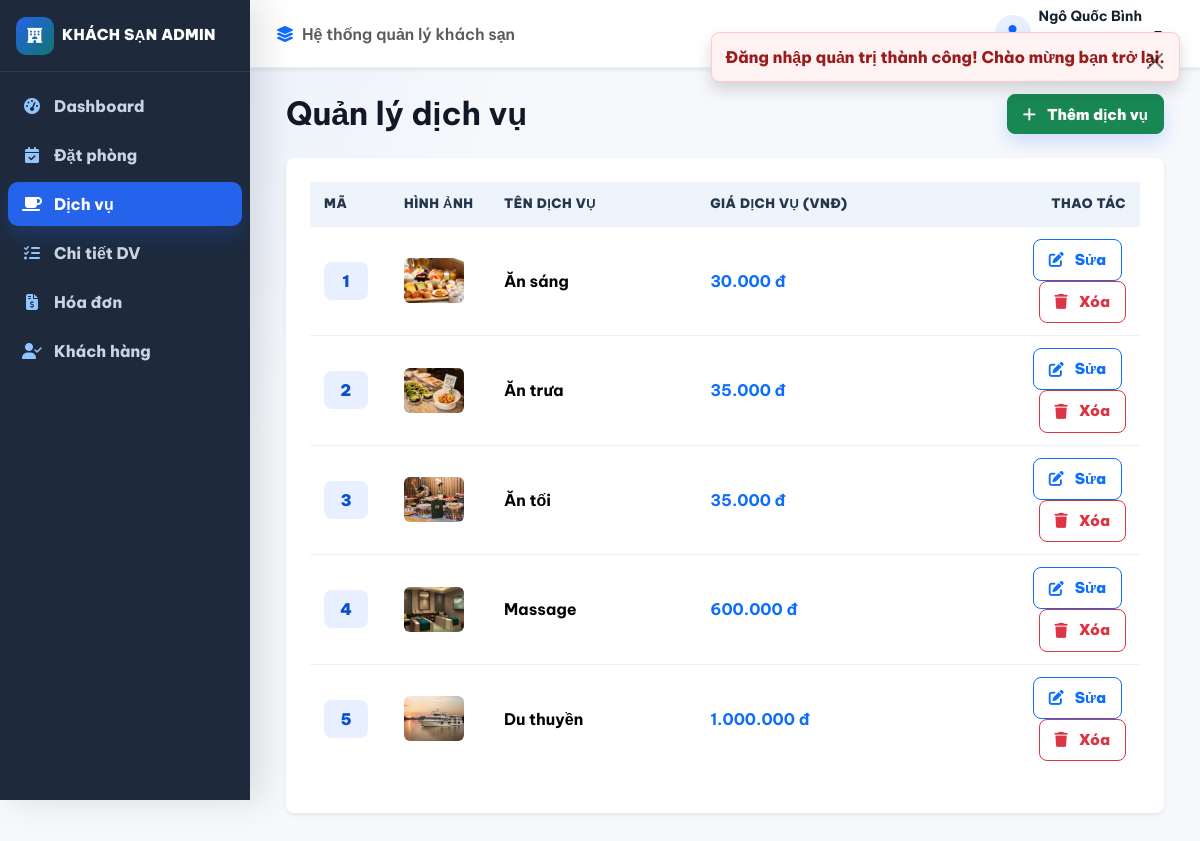
Screenshot of /admin/index.php?c=dich-vu (signed in) with the database file from the repository.
### tables this page shows
CREATE TABLE NHANVIEN
(
    MaNhanVien INT AUTO_INCREMENT PRIMARY KEY,
    Username VARCHAR(20),
    `Password` VARCHAR(255),
    TenNhanVien VARCHAR(100),
    NgaySinh DATE,
    CMND VARCHAR(20),
    NgayVaoLam DATE,
    MaChucVu INT,
    UNIQUE KEY uq_staff_username (Username),
    CONSTRAINT FK_NHANVIEN_CHUCVU 
        FOREIGN KEY (MaChucVu) REFERENCES CHUCVU(MaChucVu)
);

CREATE TABLE DICHVU
(
    MaDichVu INT AUTO_INCREMENT PRIMARY KEY,
    TenDichVu VARCHAR(50),
    GiaDichVu INT,
    HinhAnh VARCHAR(255)
);

### controllers/admin/DichVuController.php (called while the page is built, shortened)
<?php
require_once __DIR__ . '/../../config/auth.php';
require_once __DIR__ . '/../../config/helpers.php';
require_once __DIR__ . '/../../models/DichVuModel.php';
class DichVuController {
    public function list(): void {
        Auth::requirePermission('DICH_VU');
        $items = DichVuModel::getAll();
        render_admin_view('dich-vu/list', [
            'title' => 'Quản lý dịch vụ',
            'items' => $items
        ]);
    }
}

### config/auth.php (called while the page is built, shortened)
<?php
require_once __DIR__ . '/database.php';
require_once __DIR__ . '/helpers.php';
class Auth {
    public static function isAdminLoggedIn(): bool {
        static $checked = false;
        if (!$checked) {
            $checked = true;
            $stmt = getDB()->prepare('SELECT nv.*, cv.TenChucVu FROM NHANVIEN nv LEFT JOIN CHUCVU cv ON cv.MaChucVu = nv.MaChucVu WHERE MaNhanVien = ?');
            $stmt->execute([$_SESSION['admin_user']['id']]);
        }
        return true;
    }
    public static function hasPermission(string $permission): bool {
        $perms = $_SESSION['admin_permissions'] ?? [];
        return in_array($permission, $perms);
    }
    public static function requireAdminLogin(): void {
        if (!self::isAdminLoggedIn()) {
            set_flash('danger', 'Vui lòng đăng nhập để tiếp tục.');
            redirect(admin_url('c=auth&a=login'));
        }
    }
    public static function requirePermission(string $permission): void {
        self::requireAdminLogin();
    }
}

### config/database.php (called while the page is built, shortened)
<?php
class Database {
    private static ?PDO $instance = null;
    public static function getConnection(): PDO {
        if (self::$instance === null) {
            $dsn = 'mysql:host=' . (getenv('HOTEL_DB_HOST') ?: self::DB_HOST)
                . ';port=' . (getenv('HOTEL_DB_PORT') ?: self::DB_PORT)
                . ';dbname=' . (getenv('HOTEL_DB_NAME') ?: self::DB_NAME) . ';charset=utf8mb4';
            $options = [
                PDO::ATTR_ERRMODE            => PDO::ERRMODE_EXCEPTION,
                PDO::ATTR_DEFAULT_FETCH_MODE => PDO::FETCH_ASSOC,
                PDO::ATTR_EMULATE_PREPARES   => false,
                PDO::MYSQL_ATTR_INIT_COMMAND => "SET NAMES utf8mb4"
            ];
            try {
                self::$instance = new PDO($dsn, getenv('HOTEL_DB_USER') ?: self::DB_USER, getenv('HOTEL_DB_PASS') ?: self::DB_PASS, $options);
                self::$instance->exec("SET time_zone = '+07:00'");
                self::$instance->exec('SET SESSION TRANSACTION ISOLATION LEVEL READ COMMITTED');
            } catch (PDOException $e) {
                error_log($e->getMessage());
                throw new RuntimeException('Không thể kết nối cơ sở dữ liệu. Vui lòng kiểm tra cấu hình máy chủ.');
            }
        }
        return self::$instance;
    }
}
function getDB(): PDO {
    return Database::getConnection();
}

### models/DichVuModel.php (called while the page is built, shortened)
<?php
class DichVuModel extends BaseModel {
    public static function getAll(): array {
        $db = self::db();
        return $db->query("SELECT * FROM DICHVU ORDER BY MaDichVu ASC")->fetchAll();
    }
}

### views/admin/dich-vu/list.php (the view, shortened to what this page needs)
<div class="container admin-wide my-4">
    <div class="d-flex justify-content-between align-items-center mb-4">
        <h1 class="fw-bold mb-0">Quản lý dịch vụ</h1>
        <a href="<?= e(admin_url('c=dich-vu&a=add')) ?>" class="btn btn-success">
            <i class="fa-solid fa-plus me-1"></i> Thêm dịch vụ
        </a>
    </div>
    <div class="card admin-panel border-0 shadow-sm p-4">
        <table class="table admin-table align-middle">
            <thead>
                <tr>
                    <th style="width: 80px;">Mã</th>
                    <th style="width: 100px;">Hình ảnh</th>
                    <th>Tên dịch vụ</th>
                    <th>Giá dịch vụ (VNĐ)</th>
                    <th class="text-end" style="width: 160px;">Thao tác</th>
                </tr>
            </thead>
            <tbody>
                <?php if (!empty($items)): ?>
                    <?php foreach ($items as $item): ?>
                        <tr>
                            <td><span class="id-badge"><?= e($item['MaDichVu']) ?></span></td>
                            <td>
                                <?php if (!empty($item['HinhAnh'])): ?>
                                    <img src="<?= e(asset($item['HinhAnh'])) ?>" alt="Dich vu" style="width: 60px; height: 45px; object-fit: cover; border-radius: 6px;">
                                <?php else: ?>
                                    <span class="text-muted small">Không có ảnh</span>
                                <?php endif; ?>
                            </td>
                            <td class="fw-bold fs-6"><?= e($item['TenDichVu']) ?></td>
                            <td class="text-primary fw-bold"><?= format_currency($item['GiaDichVu']) ?></td>
                            <td class="text-end">
                                <a class="btn btn-sm btn-outline-primary me-1" href="<?= e(admin_url('c=dich-vu&a=edit&id=' . $item['MaDichVu'])) ?>">
                                    <i class="fa-solid fa-pen-to-square me-1"></i>Sửa
                                </a>
                                <form method="POST" action="<?= e(admin_url('c=dich-vu&a=delete&id=' . $item['MaDichVu'])) ?>" class="action-form" onsubmit="return confirm('Bạn có chắc muốn xóa dịch vụ này?')"><?= csrf_field() ?><button type="submit" class="btn btn-sm btn-outline-danger" >
                                    <i class="fa-solid fa-trash me-1"></i>Xóa
                                </button></form>
                            </td>
                        </tr>
                    <?php endforeach; ?>
                <?php else: ?>
                    <tr>
                        <td colspan="5" class="text-center py-4 text-muted">Chưa có dịch vụ nào.</td>
                    </tr>
                <?php endif; ?>
            </tbody>
        </table>
    </div>
</div>

### views/admin/layouts/nav.php (shortened to what this page needs)
<?php
require_once __DIR__ . '/../../../config/auth.php';
$currentC = $_GET['c'] ?? 'dashboard';
?>
<div class="admin-shell">
    <aside class="admin-sidebar">
        <a class="admin-brand d-flex align-items-center gap-2 px-3 py-3" href="<?= e(admin_url('c=dashboard')) ?>">
            <span class="brand-icon"><i class="fa-solid fa-hotel"></i></span>
            <span>KHÁCH SẠN ADMIN</span>
        </a>
        <nav class="admin-menu px-2">
            <?php if (Auth::hasPermission('DASHBOARD')): ?>
            <a class="admin-menu-link <?= ($currentC === 'dashboard') ? 'active' : '' ?>" href="<?= e(admin_url('c=dashboard')) ?>">
                <i class="fa-solid fa-gauge-high"></i>
                <span>Dashboard</span>
            </a>
            <?php endif; ?>
            <?php if (Auth::hasPermission('DAT_PHONG')): ?>
            <a class="admin-menu-link <?= ($currentC === 'dat-phong') ? 'active' : '' ?>" href="<?= e(admin_url('c=dat-phong')) ?>">
                <i class="fa-solid fa-calendar-check"></i>
                <span>Đặt phòng</span>
            </a>
            <?php endif; ?>
            <?php if (Auth::hasPermission('DICH_VU')): ?>
            <a class="admin-menu-link <?= ($currentC === 'dich-vu') ? 'active' : '' ?>" href="<?= e(admin_url('c=dich-vu')) ?>">
                <i class="fa-solid fa-mug-saucer"></i>
                <span>Dịch vụ</span>
            </a>
            <?php endif; ?>
            <?php if (Auth::hasPermission('CT_DICH_VU')): ?>
            <a class="admin-menu-link <?= ($currentC === 'ct-dich-vu') ? 'active' : '' ?>" href="<?= e(admin_url('c=ct-dich-vu')) ?>">
                <i class="fa-solid fa-list-check"></i>
                <span>Chi tiết DV</span>
            </a>
            <?php endif; ?>
            <?php if (Auth::hasPermission('HOA_DON')): ?>
            <a class="admin-menu-link <?= ($currentC === 'hoa-don') ? 'active' : '' ?>" href="<?= e(admin_url('c=hoa-don')) ?>">
                <i class="fa-solid fa-file-invoice-dollar"></i>
                <span>Hóa đơn</span>
            </a>
            <?php endif; ?>
            <?php if (Auth::hasPermission('KHACH_HANG')): ?>
            <a class="admin-menu-link <?= ($currentC === 'khach-hang') ? 'active' : '' ?>" href="<?= e(admin_url('c=khach-hang')) ?>">
                <i class="fa-solid fa-user-check"></i>
                <span>Khách hàng</span>
            </a>
            <?php endif; ?>
        </nav>
    </aside>
    <header class="admin-topbar shadow-sm">
        <div class="d-flex align-items-center gap-2 text-muted fw-semibold">
            <i class="fa-solid fa-layer-group text-primary"></i>
            <span>Hệ thống quản lý khách sạn</span>
        </div>
        <div class="dropdown ms-auto">
            <button class="admin-account dropdown-toggle border-0 bg-transparent d-flex align-items-center gap-2"
                    type="button"
                    data-bs-toggle="dropdown"
                    aria-expanded="false">
                <span class="admin-avatar">
                </span>
                <span class="account-text text-start">
                    <strong><?= e($currentUser['fullName'] ?? 'Admin') ?></strong>
                    <br>
                    <small class="text-muted"><?= e($currentUser['roleName'] ?? 'Nhân viên') ?></small>
                </span>
            </button>
        </div>
    </header>
</div>

### rows the page displays
nhanvien: TenNhanVien "Ngô Quốc Bình"
dichvu: MaDichVu "1", HinhAnh (picture), TenDichVu "Ăn sáng", GiaDichVu "30.000 đ"
dichvu: MaDichVu "2", HinhAnh (picture), TenDichVu "Ăn trưa", GiaDichVu "35.000 đ"
dichvu: MaDichVu "3", HinhAnh (picture), TenDichVu "Ăn tối", GiaDichVu "35.000 đ"
dichvu: MaDichVu "4", HinhAnh (picture), TenDichVu "Massage", GiaDichVu "600.000 đ"
dichvu: MaDichVu "5", HinhAnh (picture), TenDichVu "Du thuyền", GiaDichVu "1.000.000 đ"

### other values shown
$flash['message'] "Đăng nhập quản trị thành công! Chào mừng bạn trở lại."
